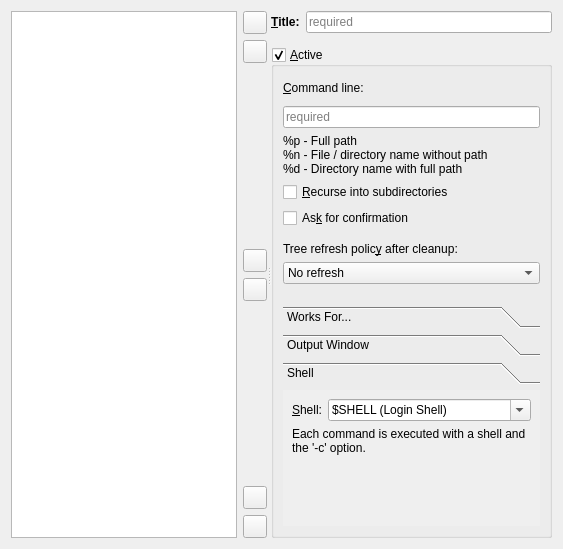
<?xml version="1.0" encoding="UTF-8"?>
<ui version="4.0">
 <class>CleanupConfigPage</class>
 <widget class="QWidget" name="CleanupConfigPage">
  <property name="geometry">
   <rect>
    <x>0</x>
    <y>0</y>
    <width>563</width>
    <height>549</height>
   </rect>
  </property>
  <layout class="QVBoxLayout" name="verticalLayout_6">
   <item>
    <widget class="QSplitter" name="splitter">
     <property name="orientation">
      <enum>Qt::Horizontal</enum>
     </property>
     <widget class="QWidget" name="layoutWidget">
      <layout class="QHBoxLayout" name="horizontalLayout">
       <item>
        <widget class="QListWidget" name="listWidget">
         <property name="sizePolicy">
          <sizepolicy hsizetype="Expanding" vsizetype="Expanding">
           <horstretch>100</horstretch>
           <verstretch>0</verstretch>
          </sizepolicy>
         </property>
         <property name="minimumSize">
          <size>
           <width>200</width>
           <height>300</height>
          </size>
         </property>
        </widget>
       </item>
       <item>
        <layout class="QVBoxLayout" name="toolButtonLayout">
         <item>
          <widget class="QToolButton" name="moveToTopButton">
           <property name="toolTip">
            <string>Move the current cleanup action to the top of the list</string>
           </property>
           <property name="icon">
            <iconset resource="icons.qrc">
             <normaloff>:/icons/move-top.png</normaloff>:/icons/move-top.png</iconset>
           </property>
          </widget>
         </item>
         <item>
          <widget class="QToolButton" name="moveUpButton">
           <property name="toolTip">
            <string>Move the current cleanup action up one place in the list</string>
           </property>
           <property name="icon">
            <iconset resource="icons.qrc">
             <normaloff>:/icons/move-up.png</normaloff>:/icons/move-up.png</iconset>
           </property>
          </widget>
         </item>
         <item>
          <spacer name="toolButtonUpperSpacer">
           <property name="orientation">
            <enum>Qt::Vertical</enum>
           </property>
           <property name="sizeHint" stdset="0">
            <size>
             <width>0</width>
             <height>0</height>
            </size>
           </property>
          </spacer>
         </item>
         <item>
          <widget class="QToolButton" name="addButton">
           <property name="toolTip">
            <string>&lt;p style='white-space:pre'&gt;Create a new cleanup action.  You can create&lt;br/&gt;as many as you like&lt;/p&gt;</string>
           </property>
           <property name="icon">
            <iconset resource="../../qdirstat-master/src/icons.qrc">
             <normaloff>:/icons/add.png</normaloff>:/icons/add.png</iconset>
           </property>
          </widget>
         </item>
         <item>
          <widget class="QToolButton" name="removeButton">
           <property name="toolTip">
            <string>Remove the current cleanup action</string>
           </property>
           <property name="icon">
            <iconset resource="../../qdirstat-master/src/icons.qrc">
             <normaloff>:/icons/remove.png</normaloff>:/icons/remove.png</iconset>
           </property>
          </widget>
         </item>
         <item>
          <spacer name="toolButtonLowerSpacer">
           <property name="orientation">
            <enum>Qt::Vertical</enum>
           </property>
           <property name="sizeHint" stdset="0">
            <size>
             <width>0</width>
             <height>0</height>
            </size>
           </property>
          </spacer>
         </item>
         <item>
          <widget class="QToolButton" name="moveDownButton">
           <property name="toolTip">
            <string>Move the current cleanup action down one place in the list</string>
           </property>
           <property name="icon">
            <iconset resource="icons.qrc">
             <normaloff>:/icons/move-down.png</normaloff>:/icons/move-down.png</iconset>
           </property>
          </widget>
         </item>
         <item>
          <widget class="QToolButton" name="moveToBottomButton">
           <property name="toolTip">
            <string>Move the current cleanup action to the bottom of the list</string>
           </property>
           <property name="icon">
            <iconset resource="icons.qrc">
             <normaloff>:/icons/move-bottom.png</normaloff>:/icons/move-bottom.png</iconset>
           </property>
          </widget>
         </item>
        </layout>
       </item>
      </layout>
     </widget>
     <widget class="QWidget" name="layoutWidget_2">
      <layout class="QVBoxLayout" name="verticalLayout_3">
       <item>
        <layout class="QHBoxLayout" name="horizontalLayout_2">
         <property name="bottomMargin">
          <number>8</number>
         </property>
         <item>
          <widget class="QLabel" name="titleCaption">
           <property name="font">
            <font>
             <weight>75</weight>
             <bold>true</bold>
            </font>
           </property>
           <property name="text">
            <string>&amp;Title:</string>
           </property>
           <property name="buddy">
            <cstring>titleLineEdit</cstring>
           </property>
          </widget>
         </item>
         <item>
          <widget class="QLineEdit" name="titleLineEdit">
           <property name="toolTip">
            <string>&lt;p style='white-space:pre'&gt;Enter a title for this cleanup action; this will show&lt;br/&gt;in the menus (use '&amp;' for keyboard shortcuts)&lt;/p&gt;</string>
           </property>
           <property name="placeholderText">
            <string>required</string>
           </property>
          </widget>
         </item>
        </layout>
       </item>
       <item>
        <widget class="QGroupBox" name="activeGroupBox">
         <property name="toolTip">
          <string>Uncheck to disable this cleanup action completely.</string>
         </property>
         <property name="title">
          <string>&amp;Active</string>
         </property>
         <property name="checkable">
          <bool>true</bool>
         </property>
         <layout class="QVBoxLayout" name="verticalLayout_7">
          <item>
           <layout class="QHBoxLayout" name="horizontalLayout_3" stretch="1,0">
            <item>
             <widget class="QLabel" name="commandCaption">
              <property name="minimumSize">
               <size>
                <width>0</width>
                <height>24</height>
               </size>
              </property>
              <property name="text">
               <string>&amp;Command line:</string>
              </property>
              <property name="buddy">
               <cstring>commandLineEdit</cstring>
              </property>
             </widget>
            </item>
            <item>
             <widget class="QLabel" name="icon">
              <property name="pixmap">
               <pixmap resource="icons.qrc">:/icons/information.png</pixmap>
              </property>
             </widget>
            </item>
           </layout>
          </item>
          <item>
           <widget class="QLineEdit" name="commandLineEdit">
            <property name="toolTip">
             <string>Enter the command to be executed here.
Each command will be executed with a shell.

If multiple items are selected, the command
will be executed once for each selected item</string>
            </property>
            <property name="placeholderText">
             <string>required</string>
            </property>
           </widget>
          </item>
          <item>
           <widget class="QLabel" name="miniHelpLabel">
            <property name="toolTip">
             <string>These are the macros you can use in the command.
Both %p and %n always contain only one item.
If multiple items are selected, the command will be
executed multiple times.</string>
            </property>
            <property name="text">
             <string>%p - Full path
%n - File / directory name without path
%d - Directory name with full path</string>
            </property>
            <property name="alignment">
             <set>Qt::AlignLeading|Qt::AlignLeft|Qt::AlignVCenter</set>
            </property>
           </widget>
          </item>
          <item>
           <widget class="QCheckBox" name="recurseCheckBox">
            <property name="toolTip">
             <string>&lt;p style='white-space:pre'&gt;Select if the command should be executed recursively for&lt;br/&gt;each directory in the selected branch; the command will be&lt;br/&gt;called separately for each directory level&lt;/p&gt;</string>
            </property>
            <property name="text">
             <string>&amp;Recurse into subdirectories</string>
            </property>
           </widget>
          </item>
          <item>
           <widget class="QCheckBox" name="askForConfirmationCheckBox">
            <property name="toolTip">
             <string>Check this for a confirmation dialog before executing the commands</string>
            </property>
            <property name="text">
             <string>As&amp;k for confirmation</string>
            </property>
           </widget>
          </item>
          <item>
           <layout class="QVBoxLayout" name="verticalLayout_2">
            <property name="topMargin">
             <number>8</number>
            </property>
            <property name="bottomMargin">
             <number>16</number>
            </property>
            <item>
             <widget class="QLabel" name="refreshPolicyCaption">
              <property name="text">
               <string>Tree refresh polic&amp;y after cleanup:</string>
              </property>
              <property name="buddy">
               <cstring>refreshPolicyComboBox</cstring>
              </property>
             </widget>
            </item>
            <item>
             <widget class="QComboBox" name="refreshPolicyComboBox">
              <property name="toolTip">
               <string>&lt;p style='white-space:pre'&gt;This specifies if and how the directory tree should be re-read&lt;br/&gt;from disk after the cleanup action is finished.&lt;/p&gt;</string>
              </property>
              <property name="currentIndex">
               <number>0</number>
              </property>
              <item>
               <property name="text">
                <string>No refresh</string>
               </property>
              </item>
              <item>
               <property name="text">
                <string>Refresh only this item</string>
               </property>
              </item>
              <item>
               <property name="text">
                <string>Refresh this item's parent</string>
               </property>
              </item>
              <item>
               <property name="text">
                <string>Assume item has been deleted</string>
               </property>
              </item>
             </widget>
            </item>
           </layout>
          </item>
          <item>
           <widget class="QToolBox" name="toolBox">
            <property name="minimumSize">
             <size>
              <width>0</width>
              <height>220</height>
             </size>
            </property>
            <property name="currentIndex">
             <number>2</number>
            </property>
            <widget class="QWidget" name="worksForPage">
             <property name="geometry">
              <rect>
               <x>0</x>
               <y>0</y>
               <width>234</width>
               <height>136</height>
              </rect>
             </property>
             <attribute name="label">
              <string>Works For...</string>
             </attribute>
             <layout class="QVBoxLayout" name="worksForPageLayout">
              <item>
               <layout class="QVBoxLayout" name="verticalLayout">
                <item>
                 <widget class="QCheckBox" name="worksForDirCheckBox">
                  <property name="toolTip">
                   <string>Check this if the command can be applied to directories</string>
                  </property>
                  <property name="text">
                   <string>&amp;Directories</string>
                  </property>
                 </widget>
                </item>
                <item>
                 <widget class="QCheckBox" name="worksForFilesCheckBox">
                  <property name="toolTip">
                   <string>Check this if the command can be applied to files</string>
                  </property>
                  <property name="text">
                   <string>&amp;Files</string>
                  </property>
                 </widget>
                </item>
                <item>
                 <widget class="QCheckBox" name="worksForDotEntriesCheckBox">
                  <property name="toolTip">
                   <string>&lt;p style='white-space:pre'&gt;Check this if the command can be applied to the &lt;Files&gt; entries&lt;br/&gt;in the tree which group together all the files in a directory&lt;/p&gt;</string>
                  </property>
                  <property name="text">
                   <string>&lt;Files&gt; pseudo &amp;entries</string>
                  </property>
                 </widget>
                </item>
               </layout>
              </item>
              <item>
               <spacer name="worksForPageSpacer">
                <property name="orientation">
                 <enum>Qt::Vertical</enum>
                </property>
                <property name="sizeHint" stdset="0">
                 <size>
                  <width>0</width>
                  <height>0</height>
                 </size>
                </property>
               </spacer>
              </item>
             </layout>
            </widget>
            <widget class="QWidget" name="outputWindowPage">
             <property name="geometry">
              <rect>
               <x>0</x>
               <y>0</y>
               <width>234</width>
               <height>136</height>
              </rect>
             </property>
             <attribute name="label">
              <string>Output Window</string>
             </attribute>
             <layout class="QVBoxLayout" name="verticalLayout_4">
              <item>
               <layout class="QGridLayout" name="outputWindowPageGridLayout" columnstretch="0,1">
                <item row="0" column="0">
                 <widget class="QLabel" name="outputWindowPolicyCaption">
                  <property name="text">
                   <string>&amp;Policy:</string>
                  </property>
                  <property name="buddy">
                   <cstring>outputWindowPolicyComboBox</cstring>
                  </property>
                 </widget>
                </item>
                <item row="2" column="0">
                 <widget class="QLabel" name="outputWindowTimeoutCaption">
                  <property name="text">
                   <string>Ti&amp;meout:</string>
                  </property>
                  <property name="buddy">
                   <cstring>outputWindowTimeoutSpinBox</cstring>
                  </property>
                 </widget>
                </item>
                <item row="3" column="0" colspan="2">
                 <widget class="QCheckBox" name="outputWindowAutoClose">
                  <property name="toolTip">
                   <string>&lt;p style='white-space:pre'&gt;Check this to automatically close the output window if the command completes&lt;br/&gt;with no errors; if you are interested in the output of your command, uncheck this&lt;/p&gt;</string>
                  </property>
                  <property name="text">
                   <string>Auto close if no &amp;error</string>
                  </property>
                  <property name="checked">
                   <bool>true</bool>
                  </property>
                 </widget>
                </item>
                <item row="2" column="1">
                 <widget class="QDoubleSpinBox" name="outputWindowTimeoutSpinBox">
                  <property name="toolTip">
                   <string>&lt;p style='white-space:pre'&gt;The delay before an output window is shown for this Cleanup.&lt;br/&gt;If the command finishes with no error before the timeout,&lt;br/&gt;then no window is shown,&lt;/p&gt;</string>
                  </property>
                  <property name="suffix">
                   <string> sec</string>
                  </property>
                  <property name="decimals">
                   <number>1</number>
                  </property>
                  <property name="minimum">
                   <double>0.100000000000000</double>
                  </property>
                  <property name="maximum">
                   <double>300.000000000000000</double>
                  </property>
                  <property name="stepType">
                   <enum>QAbstractSpinBox::AdaptiveDecimalStepType</enum>
                  </property>
                  <property name="value">
                   <double>0.500000000000000</double>
                  </property>
                 </widget>
                </item>
                <item row="0" column="1">
                 <widget class="QComboBox" name="outputWindowPolicyComboBox">
                  <property name="toolTip">
                   <string>If and when to open a window for the output of the Cleanup command</string>
                  </property>
                  <property name="currentIndex">
                   <number>0</number>
                  </property>
                  <item>
                   <property name="text">
                    <string>Always show</string>
                   </property>
                  </item>
                  <item>
                   <property name="text">
                    <string>Show If error output</string>
                   </property>
                  </item>
                  <item>
                   <property name="text">
                    <string>Show after timeout</string>
                   </property>
                  </item>
                  <item>
                   <property name="text">
                    <string>Never show</string>
                   </property>
                  </item>
                 </widget>
                </item>
                <item row="1" column="0" colspan="2">
                 <widget class="QCheckBox" name="outputWindowDefaultTimeout">
                  <property name="toolTip">
                   <string>&lt;p style='white-space:pre'&gt;Use the default timeout configured for output windows&lt;br/&gt;(can only be changed by manually editing the config file)&lt;/p&gt;</string>
                  </property>
                  <property name="text">
                   <string>&amp;Use default timeout</string>
                  </property>
                 </widget>
                </item>
               </layout>
              </item>
              <item>
               <spacer name="outputWindowPageSpacer">
                <property name="orientation">
                 <enum>Qt::Vertical</enum>
                </property>
                <property name="sizeHint" stdset="0">
                 <size>
                  <width>0</width>
                  <height>0</height>
                 </size>
                </property>
               </spacer>
              </item>
             </layout>
            </widget>
            <widget class="QWidget" name="shellPage">
             <property name="geometry">
              <rect>
               <x>0</x>
               <y>0</y>
               <width>234</width>
               <height>136</height>
              </rect>
             </property>
             <attribute name="label">
              <string>Shell</string>
             </attribute>
             <layout class="QVBoxLayout" name="verticalLayout_5">
              <item>
               <layout class="QHBoxLayout" name="shellPageLayout" stretch="0,1">
                <item>
                 <widget class="QLabel" name="shellCaption">
                  <property name="text">
                   <string>&amp;Shell:</string>
                  </property>
                  <property name="buddy">
                   <cstring>shellComboBox</cstring>
                  </property>
                 </widget>
                </item>
                <item>
                 <widget class="QComboBox" name="shellComboBox">
                  <property name="toolTip">
                   <string>&lt;p style='white-space:pre'&gt;Select a shell here or enter your favourite one.&lt;br/&gt;&lt;br/&gt;Each command is executed with a shell and the &quot;-c&quot; option.&lt;br/&gt;&lt;br/&gt;Shells may behave differently for wildcards and special characters.&lt;br/&gt;&lt;br/&gt;If you are setting this up for other users, stay on the safe side and select a shell&lt;br/&gt;with a well-known behaviour like /bin/bash.&lt;/p&gt;</string>
                  </property>
                  <property name="editable">
                   <bool>true</bool>
                  </property>
                  <item>
                   <property name="text">
                    <string>$SHELL (Login Shell)</string>
                   </property>
                  </item>
                  <item>
                   <property name="text">
                    <string>/bin/bash</string>
                   </property>
                  </item>
                  <item>
                   <property name="text">
                    <string>/bin/sh</string>
                   </property>
                  </item>
                 </widget>
                </item>
               </layout>
              </item>
              <item>
               <widget class="QLabel" name="shellMiniHelp">
                <property name="text">
                 <string>Each command is executed with a shell and the '-c' option.</string>
                </property>
                <property name="wordWrap">
                 <bool>true</bool>
                </property>
               </widget>
              </item>
              <item>
               <spacer name="shellPageSpacer">
                <property name="orientation">
                 <enum>Qt::Vertical</enum>
                </property>
                <property name="sizeHint" stdset="0">
                 <size>
                  <width>0</width>
                  <height>0</height>
                 </size>
                </property>
               </spacer>
              </item>
             </layout>
            </widget>
           </widget>
          </item>
          <item>
           <spacer name="verticalSpacer">
            <property name="orientation">
             <enum>Qt::Vertical</enum>
            </property>
            <property name="sizeHint" stdset="0">
             <size>
              <width>0</width>
              <height>0</height>
             </size>
            </property>
           </spacer>
          </item>
         </layout>
        </widget>
       </item>
      </layout>
     </widget>
    </widget>
   </item>
  </layout>
 </widget>
 <resources>
  <include location="../../qdirstat-master/src/icons.qrc"/>
  <include location="icons.qrc"/>
  <include location="icons.qrc"/>
 </resources>
 <connections/>
</ui>
